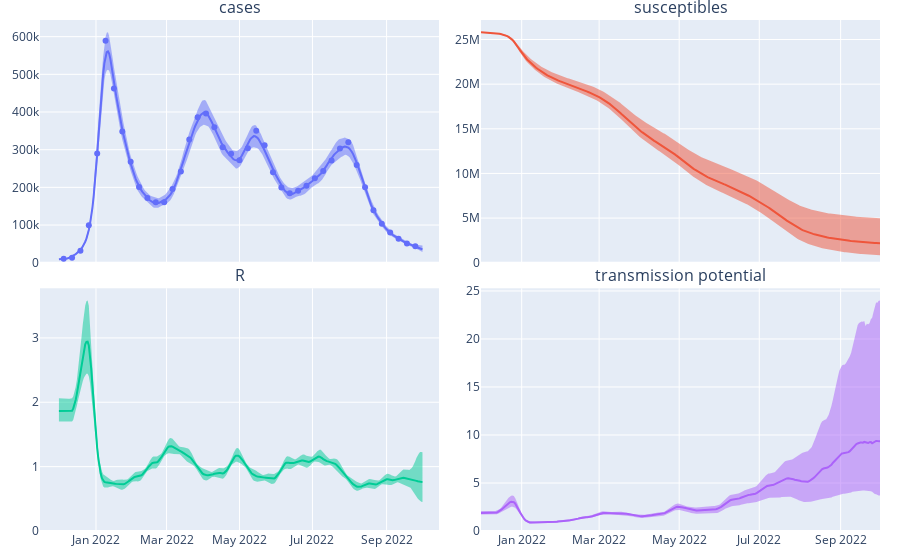

This figure's notebook cell:
### Code cell
plot_uncertainty_patches(quantiles_df, select_data, qual_colours.Plotly, panel_subtitles).update_layout(showlegend=False)

### Figure 1 — Plotly figure (JSON) as saved in the notebook; plotly's stock layout.template omitted (floating-point values rounded to 4 significant figures; data arrays with more than 128 entries replaced by an {"elided": "..."} marker saying what was removed)
{"data": [{"mode": "markers", "type": "scatter", "x": ["2021-12-05T00:00:00", "2021-12-12T00:00:00", "2021-12-19T00:00:00", "2021-12-26T00:00:00", "2022-01-02T00:00:00", "2022-01-09T00:00:00", "2022-01-16T00:00:00", "2022-01-23T00:00:00", "2022-01-30T00:00:00", "2022-02-06T00:00:00", "2022-02-13T00:00:00", "2022-02-20T00:00:00", "2022-02-27T00:00:00", "2022-03-06T00:00:00", "2022-03-13T00:00:00", "2022-03-20T00:00:00", "2022-03-27T00:00:00", "2022-04-03T00:00:00", "2022-04-10T00:00:00", "2022-04-17T00:00:00", "2022-04-24T00:00:00", "2022-05-01T00:00:00", "2022-05-08T00:00:00", "2022-05-15T00:00:00", "2022-05-22T00:00:00", "2022-05-29T00:00:00", "2022-06-05T00:00:00", "2022-06-12T00:00:00", "2022-06-19T00:00:00", "2022-06-26T00:00:00", "2022-07-03T00:00:00", "2022-07-10T00:00:00", "2022-07-17T00:00:00", "2022-07-24T00:00:00", "2022-07-31T00:00:00", "2022-08-07T00:00:00", "2022-08-14T00:00:00", "2022-08-21T00:00:00", "2022-08-28T00:00:00", "2022-09-04T00:00:00", "2022-09-11T00:00:00", "2022-09-18T00:00:00", "2022-09-25T00:00:00"], "xaxis": "x", "y": [10526, 13403, 31489, 99764, 289614, 588813, 462325, 347960, 267817, 201112, 171754, 160429, 160402, 195717, 241848, 327240, 385762, 395982, 359765, 306184, 289282, 272054, 304061, 350375, 311716, 240429, 199964, 184472, 191043, 204308, 224000.0, 243697, 271605, 303029, 319779, 259334, 200397, 139178, 103184, 79985, 63392, 51273, 43401], "yaxis": "y"}, {"fill": "toself", "line": {"color": "#636EFA", "width": 0}, "type": "scatter", "x": {"elided": "610 str values"}, "xaxis": "x", "y": {"elided": "610 float values"}, "yaxis": "y"}, {"line": {"color": "#636EFA"}, "type": "scatter", "x": {"elided": "610 str values"}, "xaxis": "x", "y": {"elided": "305 float values"}, "yaxis": "y"}, {"fill": "toself", "line": {"color": "#EF553B", "width": 0}, "type": "scatter", "x": {"elided": "610 str values"}, "xaxis": "x2", "y": {"elided": "610 float values"}, "yaxis": "y2"}, {"line": {"color": "#EF553B"}, "type": "scatter", "x": {"elided": "610 str values"}, "xaxis": "x2", "y": {"elided": "305 float values"}, "yaxis": "y2"}, {"fill": "toself", "line": {"color": "#00CC96", "width": 0}, "type": "scatter", "x": {"elided": "610 str values"}, "xaxis": "x3", "y": {"elided": "610 float values"}, "yaxis": "y3"}, {"line": {"color": "#00CC96"}, "type": "scatter", "x": {"elided": "610 str values"}, "xaxis": "x3", "y": {"elided": "305 float values"}, "yaxis": "y3"}, {"fill": "toself", "line": {"color": "#AB63FA", "width": 0}, "type": "scatter", "x": {"elided": "610 str values"}, "xaxis": "x4", "y": {"elided": "610 float values"}, "yaxis": "y4"}, {"line": {"color": "#AB63FA"}, "type": "scatter", "x": {"elided": "610 str values"}, "xaxis": "x4", "y": {"elided": "305 float values"}, "yaxis": "y4"}], "layout": {"annotations": [{"font": {"size": 16}, "showarrow": false, "text": "cases", "x": 0.2375, "xanchor": "center", "xref": "paper", "y": 1, "yanchor": "bottom", "yref": "paper"}, {"font": {"size": 16}, "showarrow": false, "text": "susceptibles", "x": 0.7625, "xanchor": "center", "xref": "paper", "y": 1, "yanchor": "bottom", "yref": "paper"}, {"font": {"size": 16}, "showarrow": false, "text": "R", "x": 0.2375, "xanchor": "center", "xref": "paper", "y": 0.475, "yanchor": "bottom", "yref": "paper"}, {"font": {"size": 16}, "showarrow": false, "text": "transmission potential", "x": 0.7625, "xanchor": "center", "xref": "paper", "y": 0.475, "yanchor": "bottom", "yref": "paper"}], "autosize": true, "margin": {"b": 20, "l": 20, "r": 20, "t": 20}, "showlegend": false, "xaxis": {"anchor": "y", "autorange": true, "domain": [0, 0.475], "matches": "x3", "range": ["2021-11-16 18:26:21.3573", "2022-10-13 05:33:38.6427"], "showticklabels": false, "type": "date"}, "xaxis2": {"anchor": "y2", "autorange": true, "domain": [0.525, 1], "matches": "x4", "range": ["2021-12-01", "2022-10-01"], "showticklabels": false, "type": "date"}, "xaxis3": {"anchor": "y3", "autorange": true, "domain": [0, 0.475], "range": ["2021-11-16 18:26:21.3573", "2022-10-13 05:33:38.6427"], "type": "date"}, "xaxis4": {"anchor": "y4", "autorange": true, "domain": [0.525, 1], "range": ["2021-12-01", "2022-10-01"], "type": "date"}, "yaxis": {"anchor": "x", "autorange": true, "domain": [0.525, 1], "range": [0, 644200.0], "rangemode": "tozero", "type": "linear"}, "yaxis2": {"anchor": "x2", "autorange": true, "domain": [0.525, 1], "range": [0, 27190000.0], "rangemode": "tozero", "type": "linear"}, "yaxis3": {"anchor": "x3", "autorange": true, "domain": [0, 0.475], "range": [0, 3.771], "rangemode": "tozero", "type": "linear"}, "yaxis4": {"anchor": "x4", "autorange": true, "domain": [0, 0.475], "range": [0, 25.28], "rangemode": "tozero", "type": "linear"}}}
